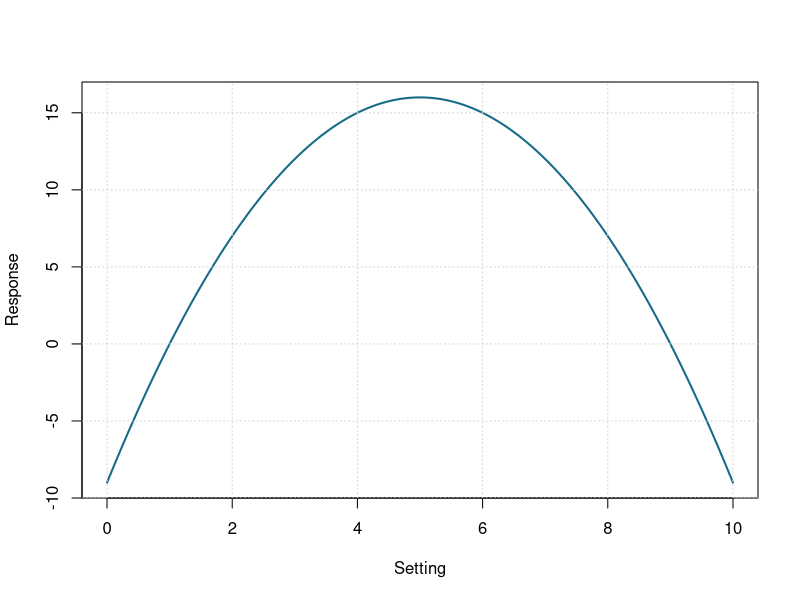

This chart was generated by the following R code:
# Applied investigation: Equipment operating window
# 1. Define the input domain and model
x <- seq(0, 10, length.out = 301)
y <- 16-(x-5)^2

# 2. Inspect numerical predictions
idx <- unique(round(seq(1, length(x), length.out = 5)))
print(data.frame(input = x[idx], output = y[idx]))

# 3. Visualize the model with labeled axes
plot(x, y, type = "l", lwd = 2, col = "#176B87",
     xlab = "Setting", ylab = "Response")
grid()

# 4. Check the sampled output range
print(range(y))
